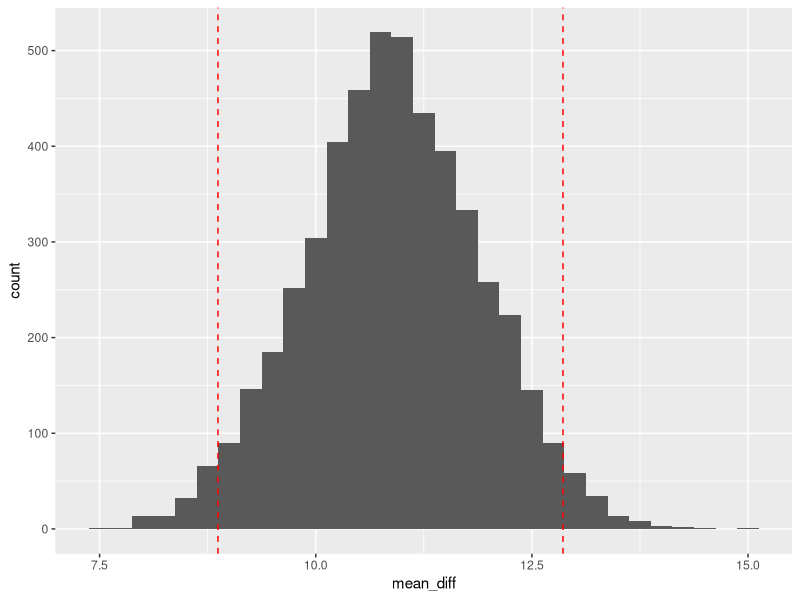

R code for this plot:
## ---- chunk 1
library(tidyverse)
opony <- read_csv('lab8dt1.csv')
## ---- chunk 2
n <- length(opony$opony1)
bootstrap_stat <- rep(0,5000)
for(i in 1:5000){
  curr_sample_1 <- sample(opony$opony1, size=n, replace=TRUE)
  curr_sample_2 <- sample(opony$opony2, size=n, replace=TRUE)
  bootstrap_stat[i] <- mean(curr_sample_1) - mean(curr_sample_2)
}
bootstrap_stat <- tibble(mean_diff = bootstrap_stat)
## ---- chunk 3
ggplot(bootstrap_stat, aes(x=mean_diff)) + geom_histogram(binwidth=0.25) + geom_vline(xintercept=c(quantile(bootstrap_stat$mean_diff, 0.025),quantile(bootstrap_stat$mean_diff, 0.975)), linetype='dashed', color='red')
